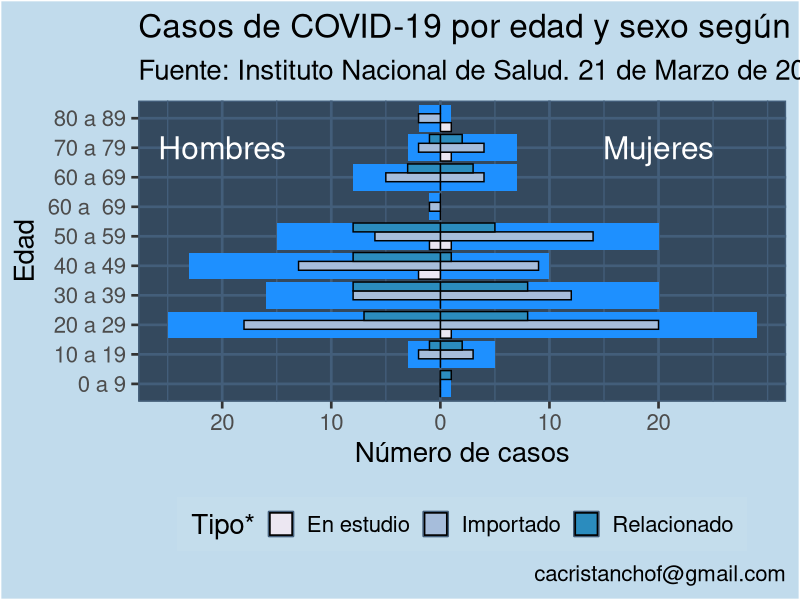

Recreate this plot in R.
##############################################################################################################################
##POPULATION PYRAMID WITH A DECOMPOSITION FOR THREE VARIABLES
##
##CÉSAR CRISTANCHO, MARZO DE 2020 (LAST UPDATED MARZO DE 2020)
##
##cacristanchof@gmail.com
##
##
##
##THERE IS NO WARRANTY FOR THIS CODE
##############################################################################################################################


library(tidyverse)
library(data.table)
library(ggthemes)
library(forcats)

bd <- fread('Casos1_2103B.csv', encoding = 'UTF-8')


bdb <- bd %>% 
  count(Sexo, Edad, `Tipo*`) %>% 
  mutate(Sexo = factor(Sexo, levels = c('M', 'F'), labels = c('Hombres', 'Mujeres' ) ))  %>% 
  mutate(`Tipo*`= factor(`Tipo*`) ) %>%
  ungroup() %>%
  complete(Sexo, Edad, `Tipo*`,
           fill = list(n = 0))



p1 <- 
  ggplot() + 
  geom_bar(data = filter(bdb, Sexo=='Hombres'), aes(Edad, n), 
           stat = "identity", fill = "dodgerblue1") +
  geom_bar(data = filter(bdb, Sexo=='Hombres'), aes(Edad, n, fill = `Tipo*`), 
           stat = "identity", position = "dodge", colour='black') + 
  geom_bar(data = filter(bdb, Sexo=='Mujeres'), aes(Edad, n * -1),
           stat = "identity", fill = "dodgerblue1") +
  geom_bar(data = filter(bdb, Sexo=='Mujeres'), aes(Edad, n * -1, fill = `Tipo*`),
           stat = "identity", position = "dodge", colour='black') +
  scale_fill_brewer(palette = "PuBu", drop = FALSE)   +
  scale_x_discrete(drop = FALSE) +
  scale_y_continuous(
    breaks = seq(-20, 20, 10), 
    labels =  abs( seq(-20, 20, 10) )
    ) +
  coord_flip() +
  theme_gray(base_size = 20  ) +
  theme(panel.background = element_rect(fill = "#34495E", colour = "#435E7A"),
        panel.grid = element_line(colour = "#435E7A") ,
        strip.background = element_rect(colour = "#C4DDEC", fill = "#C4DDEC"),
        plot.background = element_rect(fill = "#C1DBEC") ,
        legend.background = element_rect(fill =   "#C4DDEC"), 
        legend.position = 'bottom'
        ) +
  ylab('Número de casos') +
  annotate('text', x = 9, y = -20, label = 'Hombres', colour='white', size = 8) +
  annotate('text', x = 9, y =  20, label = 'Mujeres', colour='white', size = 8) +
  labs(title = 'Casos de COVID-19 por edad y sexo según tipo en Colombia', 
       subtitle = 'Fuente: Instituto Nacional de Salud. 21 de Marzo de 2020', 
       caption = 'cacristanchof@gmail.com') 

p1


